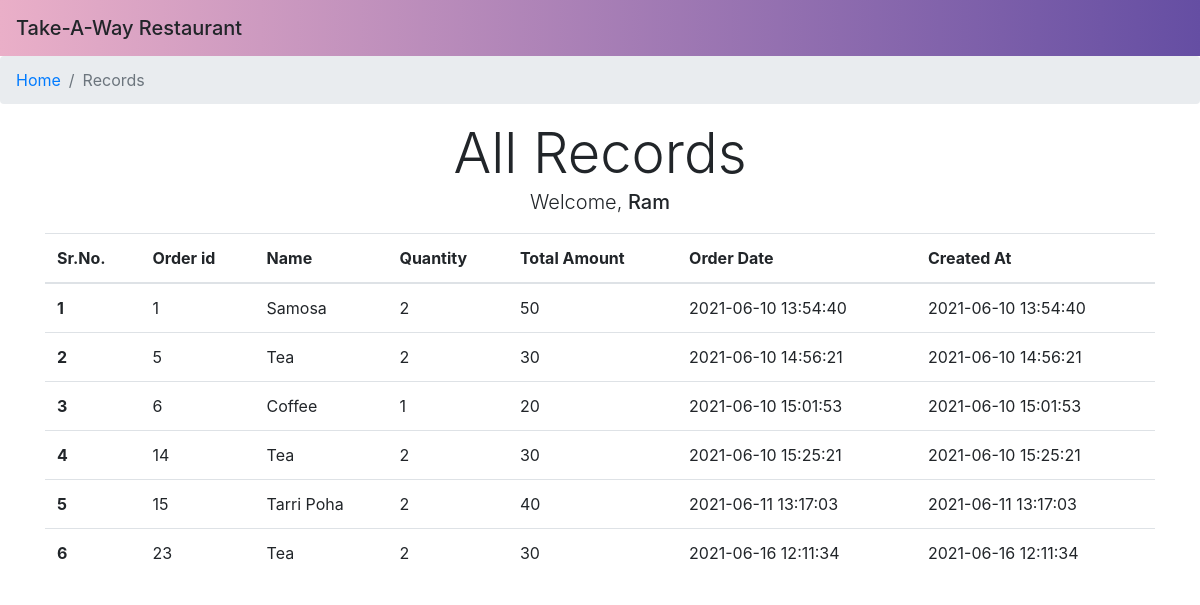
The page /records.php (signed in) on the database its author committed.
### tables this page shows
CREATE TABLE `orders_table` (
  `order_id` int(11) NOT NULL,
  `item_id` int(11) NOT NULL,
  `quantity` int(11) NOT NULL,
  `total_amount` double NOT NULL,
  `received_by` int(11) NOT NULL,
  `order_date` datetime NOT NULL,
  `created_at` datetime NOT NULL,
  `updated_at` datetime DEFAULT NULL
);

CREATE TABLE `menu_items` (
  `item_id` int(11) NOT NULL,
  `item_name` varchar(100) NOT NULL,
  `price` double NOT NULL,
  `created_at` datetime NOT NULL,
  `updated_at` datetime DEFAULT NULL
);

### records.php (the view, shortened to what this page needs)
<?php include('./templates/header.php');
$name = $_SESSION['name'];
$user_id = $_SESSION['user_id'];
include('./db_common.php');
$sql = "select o.order_id as id, m.item_name as item_name, o.quantity, o.total_amount, o.order_date, o.created_at, o.received_by from orders_table o inner join menu_items m on o.item_id = m.item_id where o.received_by = '$user_id' order by o.created_at ";
$result = mysqli_query($conn, $sql);
$items = mysqli_fetch_all($result, MYSQLI_ASSOC);
?>
<?php include('./templates/navbar.php') ?>
<nav aria-label="breadcrumb">
    <ol class="breadcrumb">
        <li class="breadcrumb-item"><a href="homepage.php">Home</a></li>
        <li class="breadcrumb-item active" aria-current="page">Records</li>
    </ol>
</nav>
<div class="container">
    <div class="display-4 text-center">All Records</div>
    <div class="lead text-center">Welcome, <span class="h5"><?php echo $name ?></span></div>
    <div class="mt-3">
        <table class="table table-hover">
            <thead>
                <tr>
                    <th scope="col">Sr.No.</th>
                    <th scope="col">Order id</th>
                    <th scope="col">Name</th>
                    <th scope="col">Quantity</th>
                    <th scope="col">Total Amount</th>
                    <th scope="col">Order Date</th>
                    <th scope="col">Created At</th>
                </tr>
            </thead>
            <tbody>
                <?php foreach ($items as $key => $item) {  ?>
                    <tr>
                        <th scope="row"><?php echo $key + 1 ?></th>
                        <td scope="row"><?php echo $item['id'] ?></td>
                        <td><?php echo $item['item_name'] ?></td>
                        <td><?php echo $item['quantity'] ?></td>
                        <td><?php echo $item['total_amount'] ?></td>
                        <td><?php echo $item['order_date'] ?></td>
                        <td><?php echo $item['created_at'] ?></td>
                    </tr>
                <?php } ?>
            </tbody>
        </table>
    </div>
</div>
</body>
</html>

### templates/header.php (shortened to what this page needs)
<!DOCTYPE html>
<html lang="en">
<head>
    <link rel="stylesheet" href="https://maxcdn.bootstrapcdn.com/bootstrap/4.0.0/css/bootstrap.min.css">

### templates/navbar.php (shortened to what this page needs)
</head>
<body>
    <nav class="navbar ">
        <span class="navbar-brand mb-0 h1">Take-A-Way Restaurant</span>
    </nav>

### templates/navbar.php (style rules this page uses)
.navbar { background: #654ea3; background: -webkit-linear-gradient(to right, #eaafc8, #654ea3); background: linear-gradient(to right, #eaafc8, #654ea3); }

### rows shown on the page
orders_table: order_id "1", item.item_name "Samosa", quantity "2", total_amount "50", order_date "2021-06-10 13:54:40", created_at "2021-06-10 13:54:40"
orders_table: order_id "5", item.item_name "Tea", quantity "2", total_amount "30", order_date "2021-06-10 14:56:21", created_at "2021-06-10 14:56:21"
orders_table: order_id "6", item.item_name "Coffee", quantity "1", total_amount "20", order_date "2021-06-10 15:01:53", created_at "2021-06-10 15:01:53"
orders_table: order_id "14", item.item_name "Tea", quantity "2", total_amount "30", order_date "2021-06-10 15:25:21", created_at "2021-06-10 15:25:21"
orders_table: order_id "15", item.item_name "Tarri Poha", quantity "2", total_amount "40", order_date "2021-06-11 13:17:03", created_at "2021-06-11 13:17:03"
orders_table: order_id "23", item.item_name "Tea", quantity "2", total_amount "30", order_date "2021-06-16 12:11:34", created_at "2021-06-16 12:11:34"

### other values the page prints
$name "Ram"
